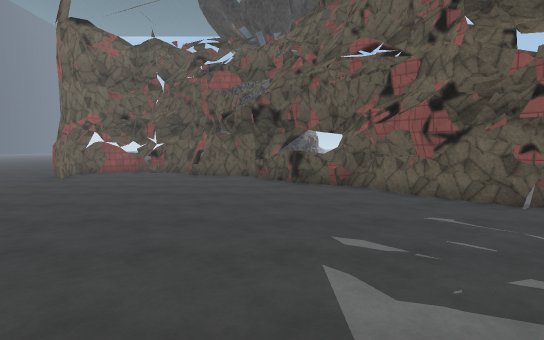
[1] (above)

16 first-person views from a walk through a 3-D level made in the Unity game engine. The camera is 1.53 m above the floor, tilts 4° down and sees 80° across. The floor is counted in squares, 1.44 m on a side. Each view is taken from the middle of a square. On the plan, view 1 faces up. The plan holds only what a view shows up to about 13 squares ahead; the rest is blank. The place goes on beyond the plan. The player character is not drawn. Some surface patterns are stand-ins.

[2]
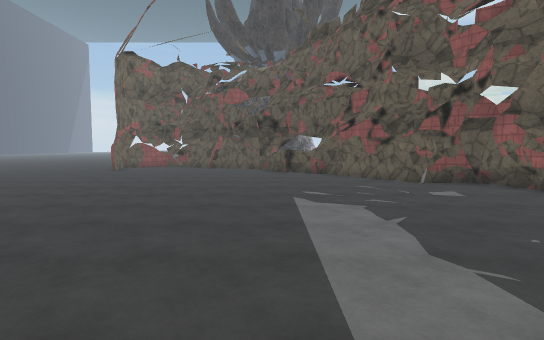

[3]
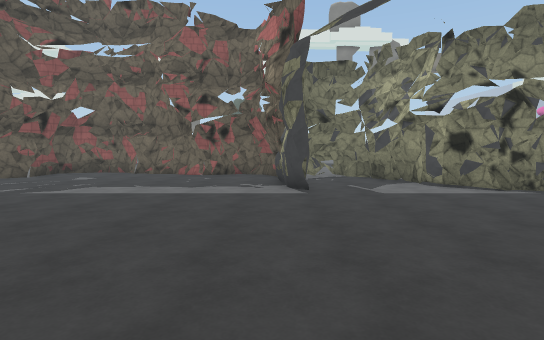

[4]
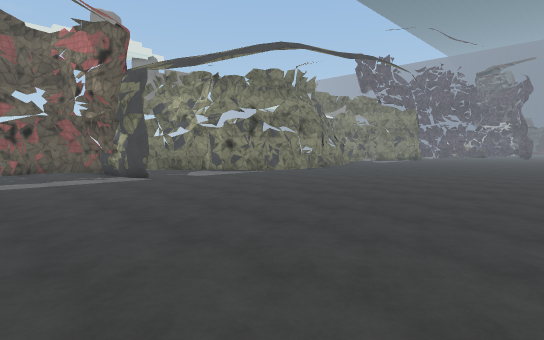

[5]
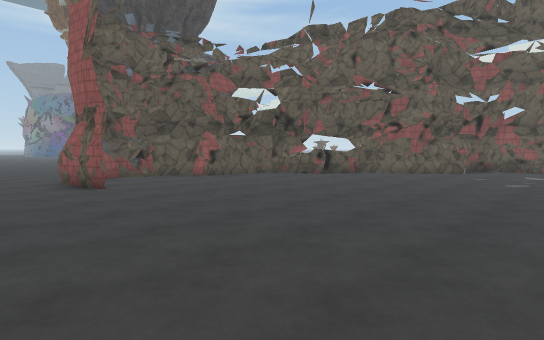

[6]
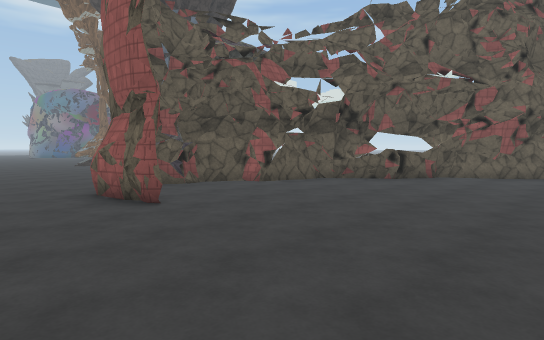

[7]
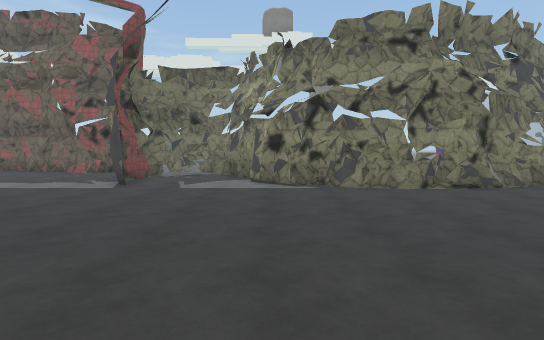

[8]
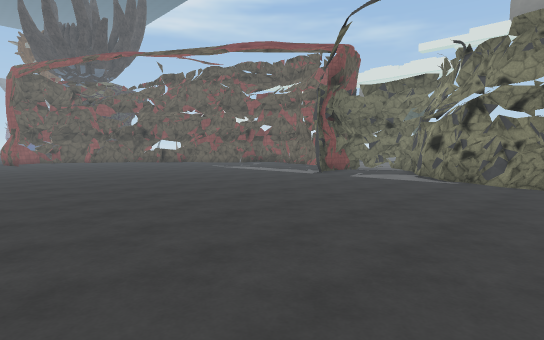

[9]
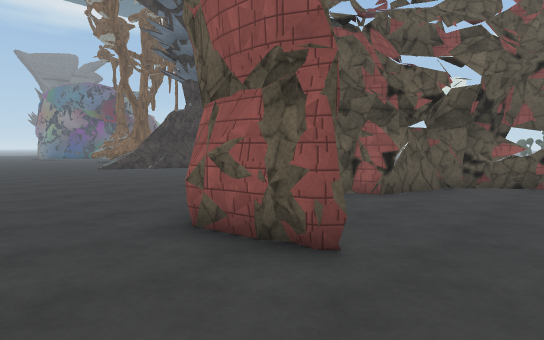

[10]
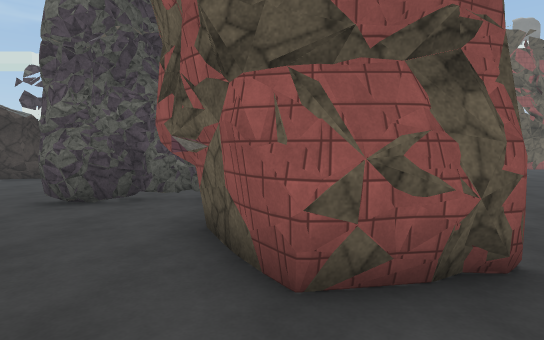

[11]
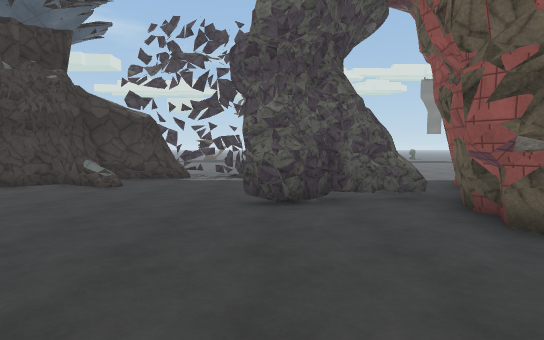

[12]
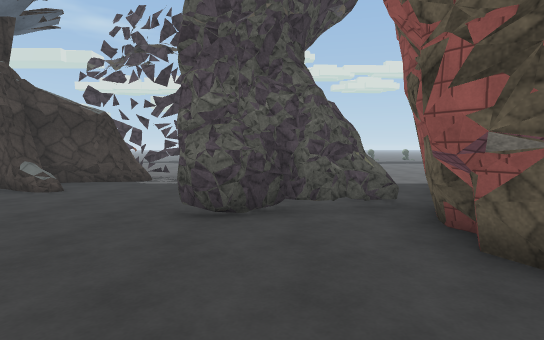

[13]
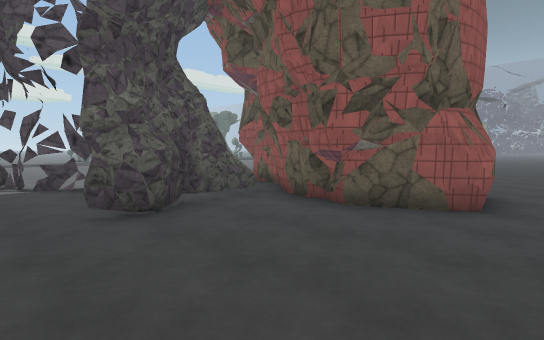

[14]
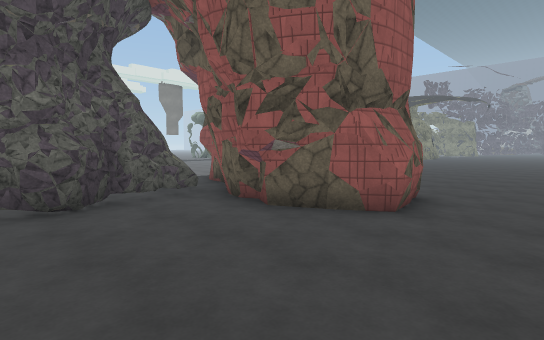

[15]
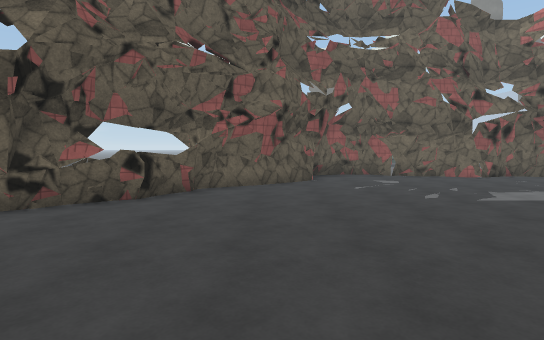

[16]
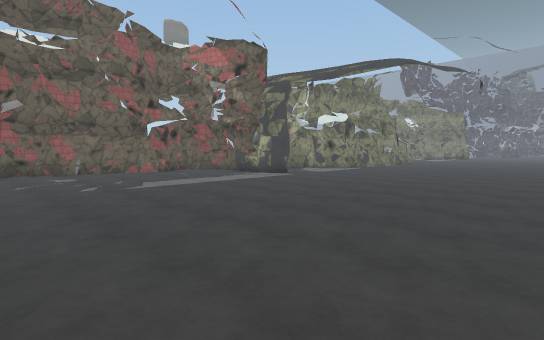

### Floor plan
Key: @ floor where view 1 was taken; # wall or solid block; . floor; = window, fence, low wall or low ledge; T thing the floor can be seen under or through.
Columns run from 10 left of view 1 to 6 right of it. Each row starts with its distance up from view 1.
 22  ........=.#
 21  ..........###
 20  ..........###
 19  ...........##
 18 ...........##
 17 ......#...#....
 16 ......##. #....
 15 .......#.
 14 ...##TTT
 13 ..##...T..
 12 ..#....###...
 11 ..#......##....
 10 ..........##...
  9 ...........###
  8 .............#
  7 .............##..
  6 ..............###
  5 ................#
  4 ................#
  3  ...............#
  2 ................#
  1 ................#
  0  .........@.....#
 -1 ................#
 -2 ................#
 -3 ...........######
 -4 ..............##
 -5 ...............#
 -6 ..............##
 -7 ............###
 -8 ...........##.
 -9 ...........#
-10 ...........#
-11  ..........#
-12 ..........=#
-13  ....   .. #

Where each view was taken, in squares from view 1:
view 1: 0 up, 0 right, facing up
view 2: 4 down, 0 right, facing up
view 3: 3 down, 7 left, facing right
view 4: 1 up, 10 left, facing down-right
view 5: 2 up, 10 left, facing up-right
view 6: 5 up, 10 left, facing up-right
view 7: 8 down, 8 left, facing right
view 8: 12 down, 10 left, facing up-right
view 9: 9 up, 10 left, facing up-right
view 10: 13 up, 10 left, facing right
view 11: 17 up, 10 left, facing right
view 12: 16 up, 9 left, facing right
view 13: 19 up, 9 left, facing down-right
view 14: 18 up, 10 left, facing down-right
view 15: 7 up, 6 left, facing right
view 16: 6 up, 8 left, facing down-right
